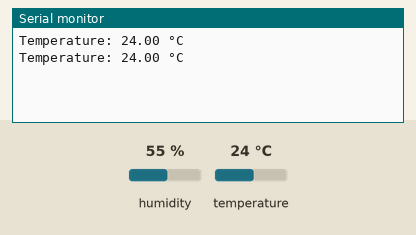
Bench run of a sketch on a simulated Arduino Uno, built with avr-gcc and run on an emulated ATmega328P. Shown: the last lines printed to the serial monitor. The test bench sets the inputs (shaded band); at power-on: temperature 24 °C, humidity 55 %.

Above: at 2.8 s.
2.9 s: temperature set to 12 °C
At 4.7 s:
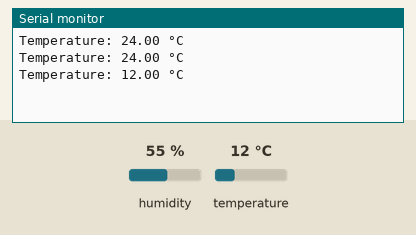
5.6 s: temperature set to 19 °C
At 6.4 s:
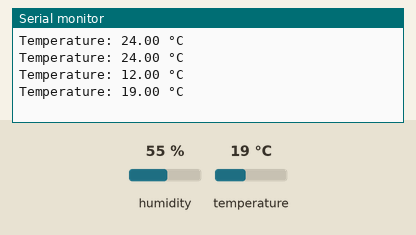
Timing chart, 0 to 8.6 s (numbered marks = the images above; inputs shaded):
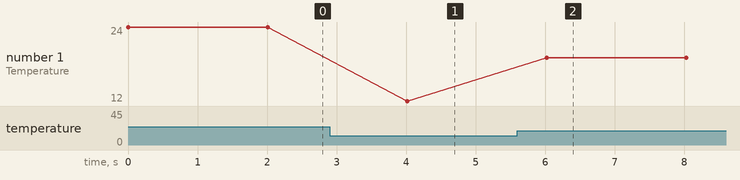

Measured:
- after the input at 2.9 s, the serial monitor: prints a new line after 1.1 s (image 1)
- after the input at 5.6 s, the serial monitor: prints a new line after 0.42 s (image 2)
- plotted number 1: 24 → 12 after the input at 2.9 s, 12 → 19 after the input at 5.6 s

The sketch:

TEMP_MONITOR_DHT22.ino
```cpp
#include <DHT.h>

#define DHTPIN 2
#define DHTTYPE DHT22

DHT dht(DHTPIN, DHTTYPE);

void setup() {
  Serial.begin(9600);
  dht.begin();
}

void loop() {
  float temperature = dht.readTemperature();

  if (isnan(temperature)) {
    Serial.println("Failed to read from DHT22 sensor!");
  } else {
    Serial.print("Temperature: ");
    Serial.print(temperature);
    Serial.println(" °C");
  }

  delay(2000); // Read every 2 seconds
}
```
